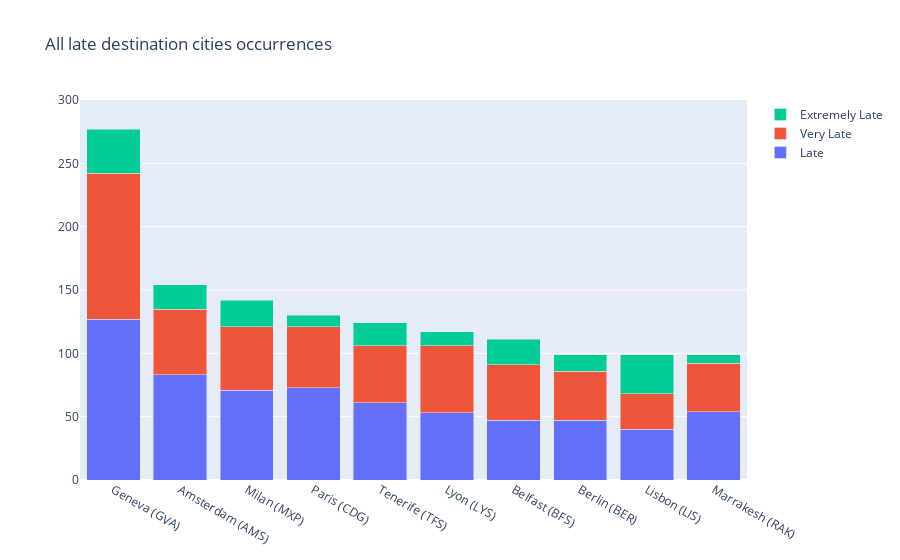

Notebook code cell kept with this figure:
### Code cell
alllate_dests = all_late_deps.nlargest(10, 'Total')

cities=alllate_dests.nlargest(10, 'Total')['Destination']
fig = go.Figure(data=[
    go.Bar(name='Late', x=cities, y=alllate_dests['Late']),
    go.Bar(name='Very Late', x=cities, y=alllate_dests['Very Late']),
    go.Bar(name='Extremely Late', x=cities, y=alllate_dests['Extremely Late']),

])
fig.update_layout(barmode='stack', title = 'All late destination cities occurrences', yaxis_range=[0,300])
fig.show()

### Figure 1 — Plotly figure (JSON) as saved in the notebook; plotly's stock layout.template omitted (floating-point values rounded to 4 significant figures)
{"data": [{"name": "Late", "type": "bar", "x": ["Geneva (GVA)", "Amsterdam (AMS)", "Milan (MXP)", "Paris (CDG)", "Tenerife (TFS)", "Lyon (LYS)", "Belfast (BFS)", "Berlin (BER)", "Lisbon (LIS)", "Marrakesh (RAK)"], "y": [127, 83, 71, 73, 61, 53, 47, 47, 40, 54]}, {"name": "Very Late", "type": "bar", "x": ["Geneva (GVA)", "Amsterdam (AMS)", "Milan (MXP)", "Paris (CDG)", "Tenerife (TFS)", "Lyon (LYS)", "Belfast (BFS)", "Berlin (BER)", "Lisbon (LIS)", "Marrakesh (RAK)"], "y": [115, 52, 50, 48, 45, 53, 44, 39, 28, 38]}, {"name": "Extremely Late", "type": "bar", "x": ["Geneva (GVA)", "Amsterdam (AMS)", "Milan (MXP)", "Paris (CDG)", "Tenerife (TFS)", "Lyon (LYS)", "Belfast (BFS)", "Berlin (BER)", "Lisbon (LIS)", "Marrakesh (RAK)"], "y": [35, 19, 21, 9, 18, 11, 20, 13, 31, 7]}], "layout": {"barmode": "stack", "title": {"text": "All late destination cities occurrences"}, "yaxis": {"range": [0, 300]}}}
